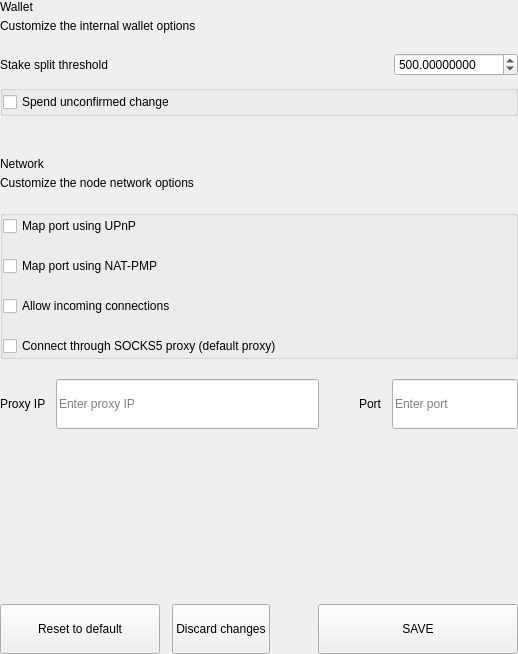
<?xml version="1.0" encoding="UTF-8"?>
<ui version="4.0">
 <class>SettingsWalletOptionsWidget</class>
 <widget class="QWidget" name="SettingsWalletOptionsWidget">
  <property name="geometry">
   <rect>
    <x>0</x>
    <y>0</y>
    <width>518</width>
    <height>654</height>
   </rect>
  </property>
  <property name="windowTitle">
   <string notr="true">N/A</string>
  </property>
  <layout class="QVBoxLayout" name="verticalLayout">
   <property name="spacing">
    <number>0</number>
   </property>
   <property name="leftMargin">
    <number>0</number>
   </property>
   <property name="topMargin">
    <number>0</number>
   </property>
   <property name="rightMargin">
    <number>0</number>
   </property>
   <property name="bottomMargin">
    <number>0</number>
   </property>
   <item>
    <widget class="QWidget" name="left" native="true">
     <layout class="QVBoxLayout" name="verticalLayout_1">
      <property name="leftMargin">
       <number>0</number>
      </property>
      <property name="topMargin">
       <number>0</number>
      </property>
      <property name="rightMargin">
       <number>0</number>
      </property>
      <property name="bottomMargin">
       <number>0</number>
      </property>
      <item>
       <layout class="QVBoxLayout" name="verticalLayout_2">
        <property name="spacing">
         <number>0</number>
        </property>
        <item>
         <layout class="QHBoxLayout" name="horizontalLayout">
          <property name="spacing">
           <number>0</number>
          </property>
          <item>
           <layout class="QVBoxLayout" name="verticalLayoutTitle">
            <property name="spacing">
             <number>5</number>
            </property>
            <item>
             <widget class="QLabel" name="labelTitle">
              <property name="text">
               <string>Wallet</string>
              </property>
             </widget>
            </item>
            <item>
             <widget class="QLabel" name="labelSubtitle1">
              <property name="text">
               <string>Customize the internal wallet options</string>
              </property>
              <property name="wordWrap">
               <bool>true</bool>
              </property>
             </widget>
            </item>
           </layout>
          </item>
         </layout>
        </item>
        <item>
         <spacer name="verticalSpacer">
          <property name="orientation">
           <enum>Qt::Vertical</enum>
          </property>
          <property name="sizeType">
           <enum>QSizePolicy::Fixed</enum>
          </property>
          <property name="sizeHint" stdset="0">
           <size>
            <width>20</width>
            <height>20</height>
           </size>
          </property>
         </spacer>
        </item>
        <item>
         <layout class="QHBoxLayout" name="horizontalLayout_1">
          <property name="bottomMargin">
           <number>9</number>
          </property>
          <item>
           <widget class="QLabel" name="labelTitleStake">
            <property name="text">
             <string>Stake split threshold</string>
            </property>
           </widget>
          </item>
          <item>
           <spacer name="horizontalSpacer">
            <property name="orientation">
             <enum>Qt::Horizontal</enum>
            </property>
            <property name="sizeHint" stdset="0">
             <size>
              <width>40</width>
              <height>20</height>
             </size>
            </property>
           </spacer>
          </item>
          <item>
           <widget class="QDoubleSpinBox" name="spinBoxStakeSplitThreshold">
            <property name="decimals">
             <number>8</number>
            </property>
            <property name="minimum">
             <number>0</number>
            </property>
            <property name="maximum">
             <number>999999</number>
            </property>
            <property name="value">
             <number>500</number>
            </property>
           </widget>
          </item>
         </layout>
        </item>
        <item>
         <widget class="QGroupBox" name="groupBox">
          <property name="title">
           <string/>
          </property>
          <layout class="QVBoxLayout" name="verticalLayout_3">
           <property name="spacing">
            <number>20</number>
           </property>
           <property name="leftMargin">
            <number>0</number>
           </property>
           <property name="topMargin">
            <number>0</number>
           </property>
           <property name="rightMargin">
            <number>0</number>
           </property>
           <property name="bottomMargin">
            <number>0</number>
           </property>
           <item>
            <widget class="QCheckBox" name="radioButtonSpend">
             <property name="text">
              <string>Spend unconfirmed change</string>
             </property>
            </widget>
           </item>
          </layout>
         </widget>
        </item>
        <item>
         <spacer name="verticalSpacer_1">
          <property name="orientation">
           <enum>Qt::Vertical</enum>
          </property>
          <property name="sizeType">
           <enum>QSizePolicy::Fixed</enum>
          </property>
          <property name="sizeHint" stdset="0">
           <size>
            <width>20</width>
            <height>20</height>
           </size>
          </property>
         </spacer>
        </item>
        <item>
         <widget class="QLabel" name="labelDivider">
          <property name="minimumSize">
           <size>
            <width>0</width>
            <height>1</height>
           </size>
          </property>
          <property name="maximumSize">
           <size>
            <width>16777215</width>
            <height>1</height>
           </size>
          </property>
          <property name="text">
           <string/>
          </property>
         </widget>
        </item>
        <item>
         <spacer name="verticalSpacer_2">
          <property name="orientation">
           <enum>Qt::Vertical</enum>
          </property>
          <property name="sizeType">
           <enum>QSizePolicy::Fixed</enum>
          </property>
          <property name="sizeHint" stdset="0">
           <size>
            <width>20</width>
            <height>20</height>
           </size>
          </property>
         </spacer>
        </item>
        <item>
         <layout class="QHBoxLayout" name="horizontalLayout_2">
          <property name="spacing">
           <number>0</number>
          </property>
          <item>
           <layout class="QVBoxLayout" name="verticalLayoutTitle_1">
            <property name="spacing">
             <number>5</number>
            </property>
            <item>
             <widget class="QLabel" name="labelTitleNetwork">
              <property name="text">
               <string>Network</string>
              </property>
             </widget>
            </item>
            <item>
             <widget class="QLabel" name="labelSubtitleNetwork">
              <property name="text">
               <string>Customize the node network options</string>
              </property>
              <property name="wordWrap">
               <bool>true</bool>
              </property>
             </widget>
            </item>
           </layout>
          </item>
         </layout>
        </item>
        <item>
         <spacer name="verticalSpacer_3">
          <property name="orientation">
           <enum>Qt::Vertical</enum>
          </property>
          <property name="sizeType">
           <enum>QSizePolicy::Fixed</enum>
          </property>
          <property name="sizeHint" stdset="0">
           <size>
            <width>20</width>
            <height>20</height>
           </size>
          </property>
         </spacer>
        </item>
        <item>
         <widget class="QGroupBox" name="groupBox_1">
          <property name="title">
           <string/>
          </property>
          <layout class="QVBoxLayout" name="verticalLayout_4">
           <property name="spacing">
            <number>20</number>
           </property>
           <property name="leftMargin">
            <number>0</number>
           </property>
           <property name="topMargin">
            <number>0</number>
           </property>
           <property name="rightMargin">
            <number>0</number>
           </property>
           <property name="bottomMargin">
            <number>0</number>
           </property>
           <item>
            <widget class="QCheckBox" name="mapPortUpnp">
             <property name="text">
              <string>Map port using UPnP</string>
             </property>
            </widget>
           </item>
           <item>
            <widget class="QCheckBox" name="mapPortNatpmp">
             <property name="toolTip">
              <string>Automatically open the LATS client port on the router. This only works when your router supports NAT-PMP and it is enabled. The external port could be random.</string>
             </property>
             <property name="text">
              <string>Map port using NAT-PMP</string>
             </property>
            </widget>
           </item>
           <item>
            <widget class="QCheckBox" name="checkBoxAllow">
             <property name="text">
              <string>Allow incoming connections</string>
             </property>
            </widget>
           </item>
           <item>
            <widget class="QCheckBox" name="checkBoxConnect">
             <property name="text">
              <string>Connect through SOCKS5 proxy (default proxy)</string>
             </property>
            </widget>
           </item>
          </layout>
         </widget>
        </item>
        <item>
         <spacer name="verticalSpacer_4">
          <property name="orientation">
           <enum>Qt::Vertical</enum>
          </property>
          <property name="sizeType">
           <enum>QSizePolicy::Fixed</enum>
          </property>
          <property name="sizeHint" stdset="0">
           <size>
            <width>20</width>
            <height>20</height>
           </size>
          </property>
         </spacer>
        </item>
        <item>
         <layout class="QHBoxLayout" name="horizontalLayout_3" stretch="2,0,1">
          <property name="spacing">
           <number>0</number>
          </property>
          <item>
           <layout class="QHBoxLayout" name="horizontalLayout_4">
            <property name="spacing">
             <number>10</number>
            </property>
            <item>
             <widget class="QLabel" name="labelSubtitleProxy">
              <property name="text">
               <string>Proxy IP</string>
              </property>
             </widget>
            </item>
            <item>
             <widget class="QLineEdit" name="lineEditProxy">
              <property name="minimumSize">
               <size>
                <width>0</width>
                <height>50</height>
               </size>
              </property>
              <property name="maximumSize">
               <size>
                <width>16777215</width>
                <height>50</height>
               </size>
              </property>
              <property name="placeholderText">
               <string>Enter proxy IP</string>
              </property>
             </widget>
            </item>
           </layout>
          </item>
          <item>
           <spacer name="horizontalSpacer_1">
            <property name="orientation">
             <enum>Qt::Horizontal</enum>
            </property>
            <property name="sizeHint" stdset="0">
             <size>
              <width>40</width>
              <height>20</height>
             </size>
            </property>
           </spacer>
          </item>
          <item>
           <layout class="QHBoxLayout" name="horizontalLayout_5">
            <property name="spacing">
             <number>10</number>
            </property>
            <item>
             <widget class="QLabel" name="labelSubtitlePort">
              <property name="text">
               <string>Port</string>
              </property>
             </widget>
            </item>
            <item>
             <widget class="QLineEdit" name="lineEditPort">
              <property name="minimumSize">
               <size>
                <width>0</width>
                <height>50</height>
               </size>
              </property>
              <property name="maximumSize">
               <size>
                <width>16777215</width>
                <height>50</height>
               </size>
              </property>
              <property name="placeholderText">
               <string>Enter port</string>
              </property>
             </widget>
            </item>
           </layout>
          </item>
         </layout>
        </item>
        <item>
         <spacer name="verticalSpacer_5">
          <property name="orientation">
           <enum>Qt::Vertical</enum>
          </property>
          <property name="sizeHint" stdset="0">
           <size>
            <width>20</width>
            <height>40</height>
           </size>
          </property>
         </spacer>
        </item>
        <item>
         <layout class="QHBoxLayout" name="horizontalLayout_6">
          <property name="spacing">
           <number>12</number>
          </property>
          <item>
           <widget class="QPushButton" name="pushButtonReset">
            <property name="minimumSize">
             <size>
              <width>160</width>
              <height>50</height>
             </size>
            </property>
            <property name="maximumSize">
             <size>
              <width>50</width>
              <height>16777215</height>
             </size>
            </property>
            <property name="focusPolicy">
             <enum>Qt::NoFocus</enum>
            </property>
            <property name="text">
             <string>Reset to default</string>
            </property>
           </widget>
          </item>
          <item>
           <widget class="QPushButton" name="pushButtonClean">
            <property name="minimumSize">
             <size>
              <width>0</width>
              <height>50</height>
             </size>
            </property>
            <property name="focusPolicy">
             <enum>Qt::NoFocus</enum>
            </property>
            <property name="text">
             <string>Discard changes</string>
            </property>
           </widget>
          </item>
          <item>
           <spacer name="horizontalSpacer_2">
            <property name="orientation">
             <enum>Qt::Horizontal</enum>
            </property>
            <property name="sizeType">
             <enum>QSizePolicy::Expanding</enum>
            </property>
            <property name="sizeHint" stdset="0">
             <size>
              <width>40</width>
              <height>20</height>
             </size>
            </property>
           </spacer>
          </item>
          <item>
           <widget class="QPushButton" name="pushButtonSave">
            <property name="minimumSize">
             <size>
              <width>200</width>
              <height>50</height>
             </size>
            </property>
            <property name="maximumSize">
             <size>
              <width>200</width>
              <height>50</height>
             </size>
            </property>
            <property name="focusPolicy">
             <enum>Qt::NoFocus</enum>
            </property>
            <property name="text">
             <string>SAVE</string>
            </property>
           </widget>
          </item>
         </layout>
        </item>
       </layout>
      </item>
     </layout>
    </widget>
   </item>
  </layout>
 </widget>
 <resources/>
 <connections/>
</ui>
